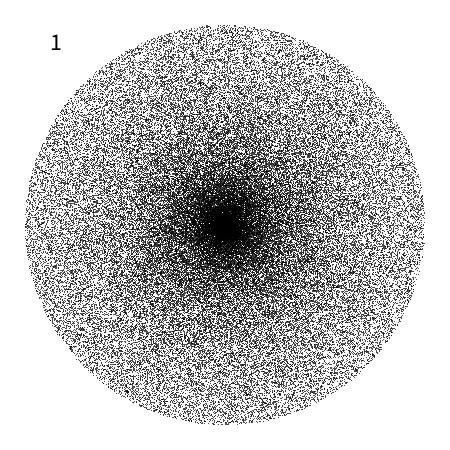
Frame 1 (no input)
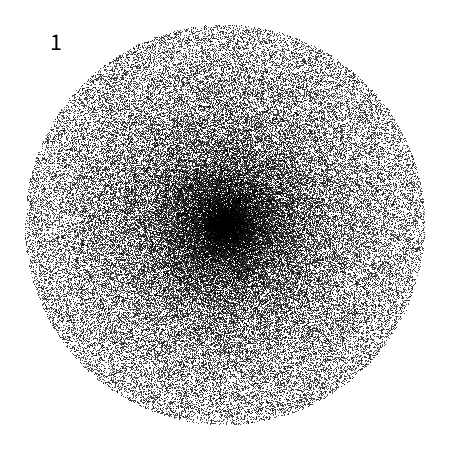
Frame 2 (the mouse pressed at the canvas centre, redrawn once)

The Processing sketch that drew these frames (run headless with seeded random() and noise(); the mouse was pressed at the canvas centre and the sketch redrawn once):

// Processing sketch: pointsInCircle
// ── pointsInCircle.pde
int n = 1;
float d = 200;

void setup() {
  size(450, 450);
  background(255);
  fill(0); 
  stroke(0);
}

void draw(){
  background(255);
  fill(0); textSize(24);
  text(n, 50, 50);
  displayCircle(n);
}

void displayCircle(int n){
  for (int i=0; i<100000; i++) {
    float a = randomTimes(1, 0, TWO_PI);
    float r = d * (1 - randomTimes(n, 0, 1));
    point( width/2 + cos(a)*r, height/2 + sin(a)*r);
  }
  noLoop();
}

float randomTimes(int n, float minV, float maxV){
  float v = random(minV, maxV);
  for(int i=1; i<n; i++){
    v = random(v);
  }
  return v;
}

void keyPressed(){
  if(keyCode==LEFT){
    n--;
  }
  else if(keyCode==RIGHT){
    n++;
  }
  loop();
}
